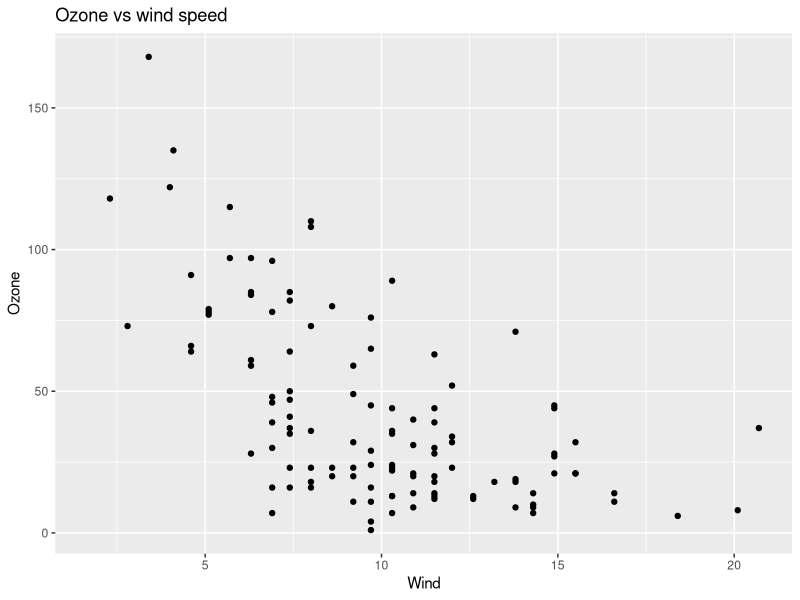
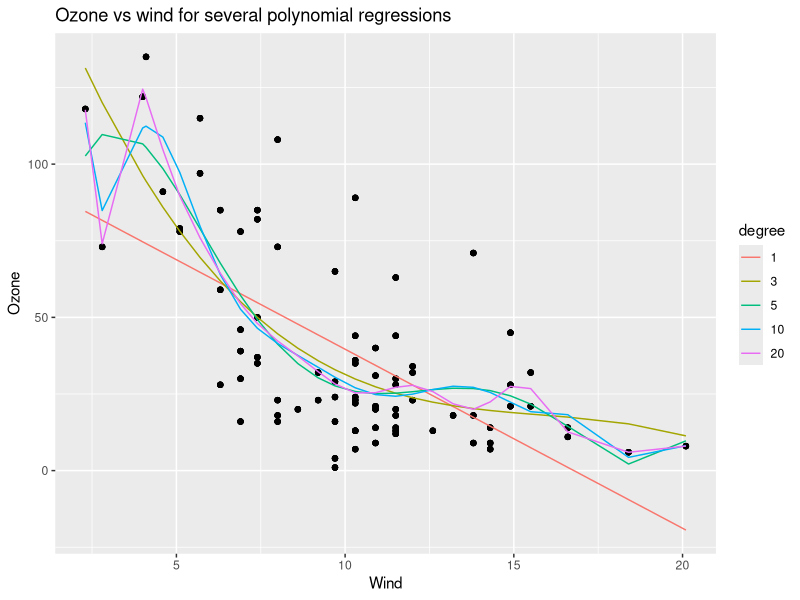
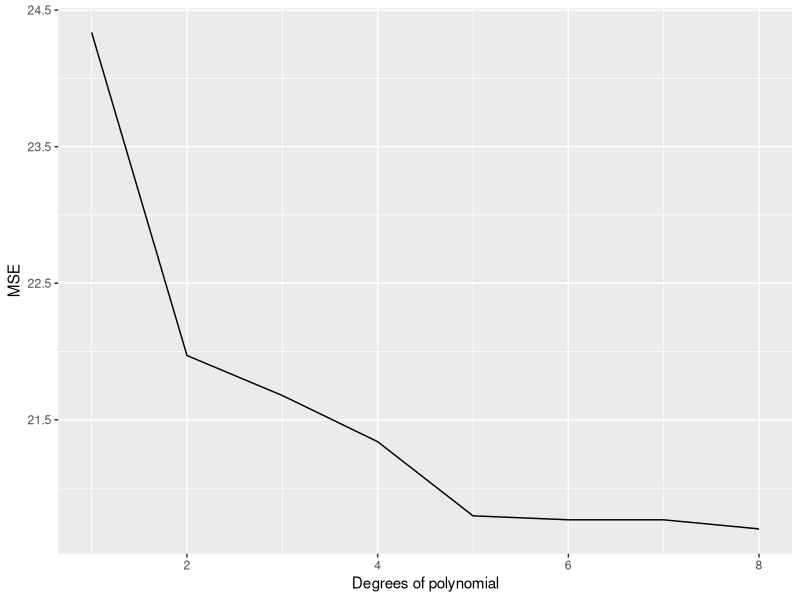

Source code (R) for these figures, in order:
#Adopted by fullarray
###Overfitting
 
require(data.table)
library(rpart)
require(ggplot2)
 
set.seed(456)
 
##Reading datas
overfitting_data=data.table(airquality)
ggplot(overfitting_data,aes(Wind,Ozone))+geom_point()+ggtitle("Ozone vs wind speed")
data_test=na.omit(overfitting_data[,.(Wind,Ozone)])
train_sample=sample(1:nrow(data_test),size = 0.7*nrow(data_test))
 
###creation of polynomial models
degree_of_poly=1:20
degree_to_plot=c(1,3,5,10,20)
polynomial_model=list()
df_result=NULL
for (degree in degree_of_poly)
{
 fm=as.formula(paste0("Ozone~poly(Wind,",degree,",raw=T)"))
 polynomial_model=c(polynomial_model,list(lm(fm,data_test[train_sample])))
 Polynomial_degree=paste0(degree)
 data_fitted=tail(polynomial_model,1)[[1]]$fitted.values
 new_df=data.table(Wind=data_test[train_sample,Wind],Ozone_real=data_test[train_sample,Ozone],Ozone_fitted=tail(polynomial_model,1)[[1]]$fitted.values,degree=as.factor(degree))
 if (is.null(df_result))
 df_result=new_df
 else
 df_result=rbind(df_result,new_df)
}
gg=ggplot(df_result[degree%in%degree_to_plot],aes(x=Wind))+geom_point(aes(y=Ozone_real))+geom_line(aes(color=degree,y=Ozone_fitted))
gg+ggtitle('Ozone vs wind for several polynomial regressions')+ylab('Ozone')
 
###Computing SE
SE_train_list=c()
SE_test_list=c()
 
for (poly_mod in polynomial_model)
{
 print(summary(poly_mod))
 SE_train_list=c(SE_train_list,sqrt(mean(poly_mod$residuals^2)))
 SE_test=sqrt(mean((data_test[-train_sample]-predict(poly_mod,data_test[-train_sample,]))^2))
 SE_test_list=c(SE_test_list,SE_test)
}
 
data_plot=data.table(SE_test_list,SE_train_list,degree_of_poly)
ggplot(data_plot[degree_of_poly<=8])+geom_line(aes(x=degree_of_poly,y=SE_test_list),color='red')+geom_line(aes(x=degree_of_poly,y=SE_train_list))+ylab('MSE')+xlab('Degrees of polynomial')
